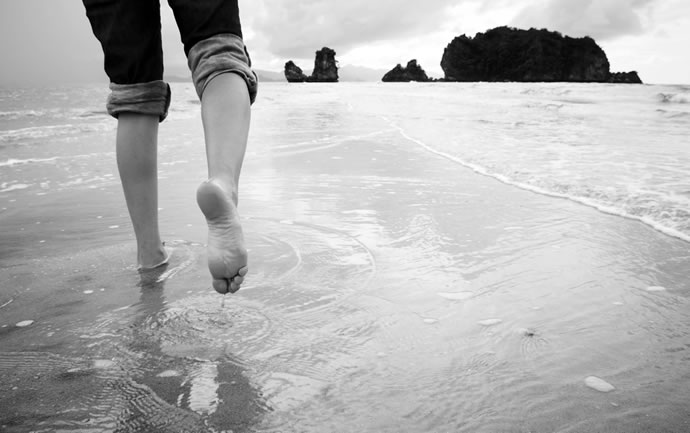
#> input picture Histogramas/1.png, 690 x 433 px, found by its file name
$ python histograma.py
#> lines starting #> are read from the running program, lines starting #| are printed output that depends on the picture
from matplotlib import pyplot as plt
import cv2

img1 = cv2.imread('Histogramas/1.png')
#> img1 is the input picture: shape (433, 690, 3); min 0, max 255, mean 179.4
img1 = cv2.cvtColor(img1, cv2.COLOR_BGR2GRAY)
#> img1: shape (433, 690)

img2 = cv2.imread('Histogramas/2.png')
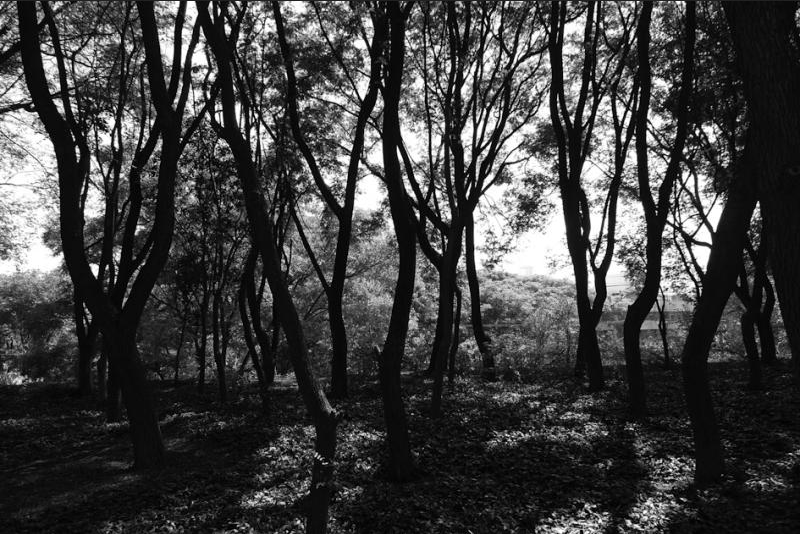
#> input picture Histogramas/2.png, 800 x 534 px, found by its file name
#> img2 is the input picture: shape (534, 800, 3); min 0, max 255, mean 62.1
img2 = cv2.cvtColor(img2, cv2.COLOR_BGR2GRAY)
#> img2: shape (534, 800)

#Mostra a Imagem 1
cv2.imshow('Imagem 1',img1)
#Mostra a Imagem 2
cv2.imshow('Imagem 2',img2)

## Histograma da Imagem 1 ##
plt.figure(figsize=[6.4, 4.8])
plt.title("Histograma Imagem 1")
plt.xlabel("Intensidade")
plt.ylabel("Qtde de Pixels")
plt.hist(img1.ravel(), 256, [0,256])
plt.xlim([0, 256])
plt.show(block=False)
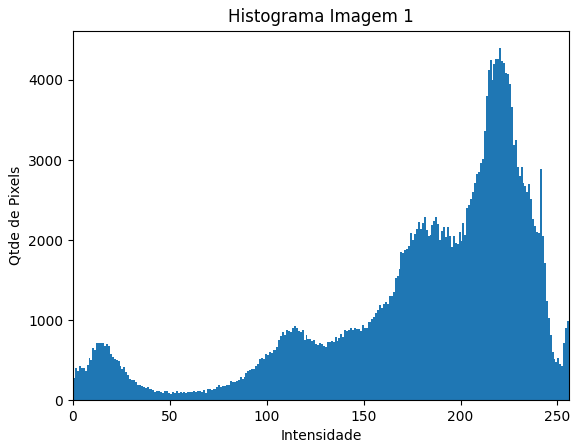
#> figure drawn by matplotlib, 1 panel; tallest bar 4397 high, from x = 220 to 221

## Histograma da Imagem 2 ##
plt.figure(figsize=[6.4, 4.8])
plt.title("Histograma Imagem 2")
plt.xlabel("Intensidade")
plt.ylabel("Qtde de Pixels")
plt.hist(img2.ravel(), 256, [0,256])
plt.xlim([0, 256])
plt.show(block=True)
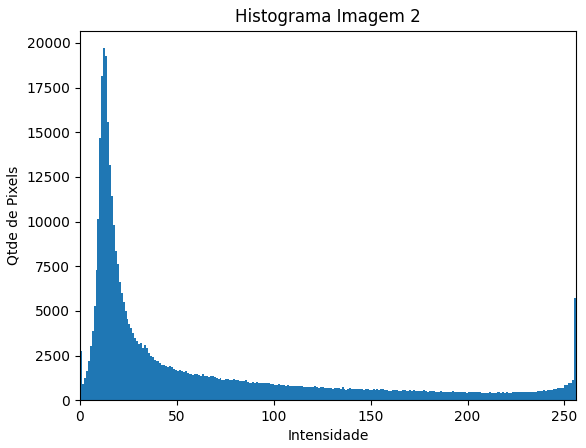
#> figure drawn by matplotlib, 1 panel; tallest bar 19706 high, from x = 12 to 13

cv2.waitKey(0)
